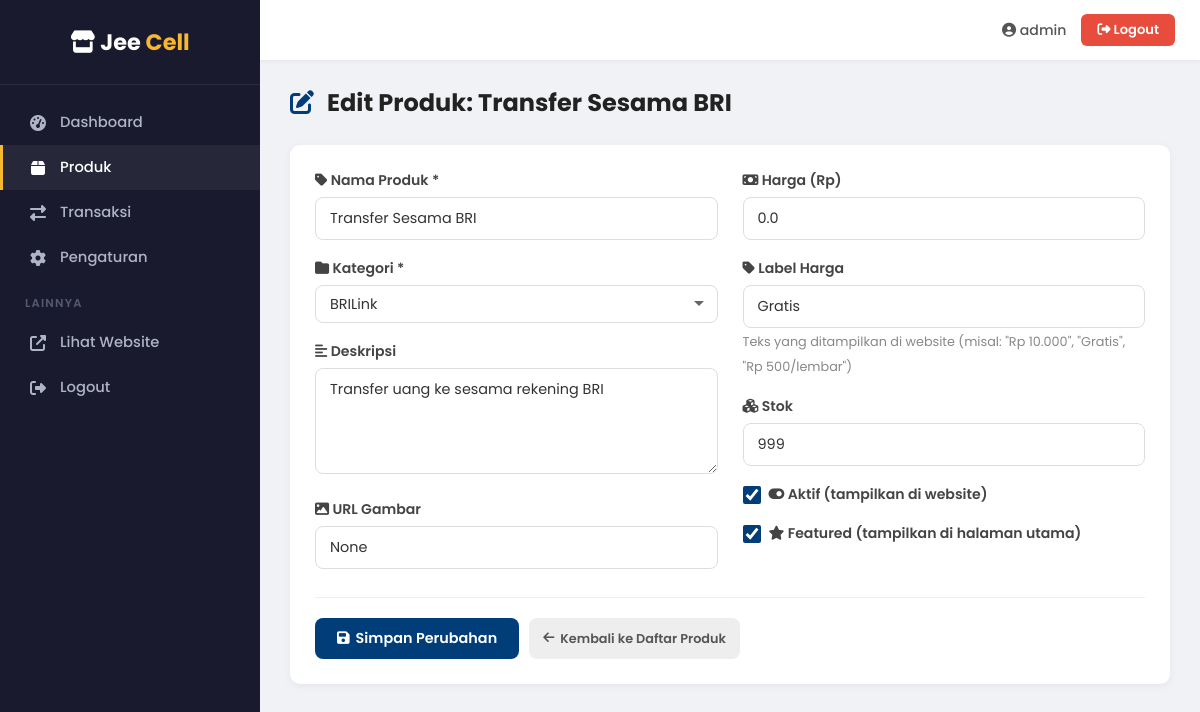
The app's page /admin/products/edit/1 (signed in) with its own data.
### tables this page shows
CREATE TABLE products (
        id INTEGER PRIMARY KEY AUTOINCREMENT,
        name TEXT NOT NULL,
        category_id INTEGER,
        price REAL DEFAULT 0,
        price_label TEXT,
        description TEXT,
        image_url TEXT,
        stock INTEGER DEFAULT 0,
        is_active INTEGER DEFAULT 1,
        is_featured INTEGER DEFAULT 0,
        created_at TIMESTAMP DEFAULT CURRENT_TIMESTAMP,
        FOREIGN KEY (category_id) REFERENCES categories(id) ON DELETE SET NULL
    );

CREATE TABLE categories (
        id INTEGER PRIMARY KEY AUTOINCREMENT,
        name TEXT NOT NULL,
        icon TEXT DEFAULT 'fas fa-box',
        description TEXT,
        sort_order INTEGER DEFAULT 0,
        is_active INTEGER DEFAULT 1,
        created_at TIMESTAMP DEFAULT CURRENT_TIMESTAMP
    );

### app.py (the view, shortened to what this page needs)
@app.route('/admin/products/edit/<int:pid>', methods=['GET', 'POST'])
@admin_required
def admin_product_edit(pid):
    product = get_product(pid)
    if not product:
        flash('Produk tidak ditemukan!', 'error')
        return redirect(url_for('admin_products'))
    categories = get_categories(active_only=False)
    return render_template('admin/product_form.html', categories=categories, product=product, action='edit')

### app.py (called while the page is built)
def admin_required(f):
    @wraps(f)
    def decorated(*args, **kwargs):
        if not session.get('admin_logged_in'):
            return redirect(url_for('admin_login'))
        return f(*args, **kwargs)
    return decorated

### database.py (called while the page is built)
def get_db():
    conn = sqlite3.connect(DB_PATH)
    conn.row_factory = sqlite3.Row
    conn.execute("PRAGMA journal_mode=WAL")
    conn.execute("PRAGMA foreign_keys=ON")
    return conn

def get_categories(active_only=True):
    conn = get_db()
    q = "SELECT * FROM categories"
    if active_only:
        q += " WHERE is_active=1"
    q += " ORDER BY sort_order"
    rows = conn.execute(q).fetchall()
    conn.close()
    return rows

def get_product(product_id):
    conn = get_db()
    row = conn.execute("SELECT p.*, c.name as category_name FROM products p LEFT JOIN categories c ON p.category_id=c.id WHERE p.id=?", (product_id,)).fetchone()
    conn.close()
    return row

### templates/admin/product_form.html (shortened to what this page needs)
<!DOCTYPE html>
<html lang="id">
<head>
    <link rel="stylesheet" href="https://cdnjs.cloudflare.com/ajax/libs/font-awesome/6.4.0/css/all.min.css">
    <link rel="stylesheet" href="/static/css/admin.css">
</head>
<body>
    <aside class="sidebar" id="sidebar">
        <div class="sidebar-header">
            <div class="logo"><i class="fas fa-store"></i> Jee <span>Cell</span></div>
        </div>
        <ul class="sidebar-menu">
            <li><a href="{{ url_for('admin_dashboard') }}"><i class="fas fa-tachometer-alt"></i> Dashboard</a></li>
            <li><a href="{{ url_for('admin_products') }}" class="active"><i class="fas fa-box"></i> Produk</a></li>
            <li><a href="{{ url_for('admin_transactions') }}"><i class="fas fa-exchange-alt"></i> Transaksi</a></li>
            <li><a href="{{ url_for('admin_settings') }}"><i class="fas fa-cog"></i> Pengaturan</a></li>
            <div class="sidebar-section-title">Lainnya</div>
            <li><a href="/" target="_blank"><i class="fas fa-external-link-alt"></i> Lihat Website</a></li>
            <li><a href="{{ url_for('admin_logout') }}"><i class="fas fa-sign-out-alt"></i> Logout</a></li>
        </ul>
    </aside>
    <div class="topbar">
        <div class="topbar-left">
        </div>
        <div class="topbar-right">
            <span class="admin-name"><i class="fas fa-user-circle"></i> {{ session.admin_user }}</span>
            <a href="{{ url_for('admin_logout') }}" class="btn-logout"><i class="fas fa-sign-out-alt"></i> Logout</a>
        </div>
    </div>
    <div class="main-content">
        <h1 class="page-title">
            <i class="fas fa-{% if action == 'edit' %}edit{% else %}plus-circle{% endif %}"></i>
            {% if action == 'edit' %}Edit Produk: {{ product.name }}{% else %}Tambah Produk Baru{% endif %}
        </h1>
        <div class="card">
            <form method="POST" action="">
                <div style="display:grid;grid-template-columns:1fr 1fr;gap:0 25px;">
                    <div>
                        <div class="form-group">
                            <label for="name"><i class="fas fa-tag"></i> Nama Produk *</label>
                            <input type="text" id="name" name="name" class="form-control" placeholder="Nama produk" required
                                   value="{{ product.name if product else '' }}">
                        </div>
                        <div class="form-group">
                            <label for="category_id"><i class="fas fa-folder"></i> Kategori *</label>
                            <select id="category_id" name="category_id" class="form-control" required>
                                {% for cat in categories %}
                                <option value="{{ cat.id }}"
                                    {% if product and product.category_id == cat.id %}selected{% endif %}>
                                    {{ cat.name }}
                                </option>
                                {% endfor %}
                            </select>
                        </div>
                        <div class="form-group">
                            <label for="description"><i class="fas fa-align-left"></i> Deskripsi</label>
                            <textarea id="description" name="description" class="form-control" rows="4" placeholder="Deskripsi produk...">{{ product.description if product else '' }}</textarea>
                        </div>
                        <div class="form-group">
                            <label for="image_url"><i class="fas fa-image"></i> URL Gambar</label>
                            <input type="text" id="image_url" name="image_url" class="form-control" placeholder="https://example.com/image.jpg"
                                   value="{{ product.image_url if product else '' }}">
                        </div>
                    </div>
                    <div>
                        <div class="form-group">
                            <label for="price"><i class="fas fa-money-bill"></i> Harga (Rp)</label>
                            <input type="number" id="price" name="price" class="form-control" placeholder="0" step="any" min="0"
                                   value="{{ product.price if product else '0' }}">
                        </div>
                        <div class="form-group">
                            <label for="price_label"><i class="fas fa-tag"></i> Label Harga</label>
                            <input type="text" id="price_label" name="price_label" class="form-control" placeholder="Rp 10.000"
                                   value="{{ product.price_label if product else '' }}">
                            <small style="color:#888;font-size:0.8rem;">Teks yang ditampilkan di website (misal: "Rp 10.000", "Gratis", "Rp 500/lembar")</small>
                        </div>
                        <div class="form-group">
                            <label for="stock"><i class="fas fa-cubes"></i> Stok</label>
                            <input type="number" id="stock" name="stock" class="form-control" placeholder="0" min="0"
                                   value="{{ product.stock if product else '0' }}">
                        </div>
                        <div class="form-group">
                            <div class="form-check">
                                <input type="checkbox" id="is_active" name="is_active"
                                       {% if not product or product.is_active %}checked{% endif %}>
                                <label for="is_active" style="margin-bottom:0;"><i class="fas fa-toggle-on"></i> Aktif (tampilkan di website)</label>
                            </div>
                        </div>
                        <div class="form-group">
                            <div class="form-check">
                                <input type="checkbox" id="is_featured" name="is_featured"
                                       {% if product and product.is_featured %}checked{% endif %}>
                                <label for="is_featured" style="margin-bottom:0;"><i class="fas fa-star"></i> Featured (tampilkan di halaman utama)</label>
                            </div>
                        </div>
                    </div>
                </div>
                <div style="border-top:1px solid #eee;padding-top:20px;margin-top:10px;display:flex;gap:10px;flex-wrap:wrap;">
                    <button type="submit" class="btn btn-primary">
                        <i class="fas fa-save"></i> {% if action == 'edit' %}Simpan Perubahan{% else %}Tambah Produk{% endif %}
                    </button>
                    <a href="{{ url_for('admin_products') }}" class="btn btn-sm" style="background:#eee;color:#555;">
                        <i class="fas fa-arrow-left"></i> Kembali ke Daftar Produk
                    </a>
                </div>
            </form>
        </div>
    </div>
</body>
</html>

### static/css/admin.css (style rules this page uses)
* { margin: 0; padding: 0; box-sizing: border-box; }
body { font-family: 'Poppins', sans-serif; background: #f0f2f5; color: #333; }
a { text-decoration: none; color: inherit; }
.sidebar { position: fixed; top: 0; left: 0; width: 260px; height: 100vh; background: #1a1a2e; color: #fff; overflow-y: auto; z-index: 200; transition: transform 0.3s ease; }
.sidebar .sidebar-header { padding: 25px 20px; text-align: center; border-bottom: 1px solid rgba(255,255,255,0.08); }
.sidebar .sidebar-header .logo { font-size: 1.4rem; font-weight: 700; color: #fff; }
.sidebar .sidebar-header .logo span { color: #f7b731; }
.sidebar .sidebar-menu { list-style: none; padding: 15px 0; }
.sidebar .sidebar-menu li a { display: flex; align-items: center; gap: 12px; padding: 12px 25px; color: #b0b3c5; font-size: 0.92rem; font-weight: 500; transition: all 0.2s; border-left: 3px solid transparent; }
.sidebar .sidebar-menu li a:hover, .sidebar .sidebar-menu li a.active { color: #fff; background: rgba(255,255,255,0.06); border-left-color: #f7b731; }
.sidebar .sidebar-menu li a i { width: 20px; text-align: center; font-size: 1rem; }
.sidebar .sidebar-section-title { padding: 15px 25px 8px; font-size: 0.72rem; text-transform: uppercase; letter-spacing: 1.2px; color: #555a6e; font-weight: 600; }
.topbar { background: #fff; height: 60px; box-shadow: 0 1px 5px rgba(0,0,0,0.06); display: flex; align-items: center; justify-content: space-between; padding: 0 25px; position: sticky; top: 0; z-index: 150; }
.topbar .topbar-left { font-size: 1.1rem; font-weight: 600; color: #222; }
.topbar .topbar-right { display: flex; align-items: center; gap: 15px; }
.topbar .topbar-right .admin-name { font-size: 0.88rem; font-weight: 500; color: #555; }
.topbar .topbar-right .btn-logout { background: #e74c3c; color: #fff; padding: 6px 16px; border-radius: 6px; font-size: 0.82rem; font-weight: 600; transition: background 0.2s; }
.main-content { margin-left: 260px; padding: 25px 30px; min-height: 100vh; }
.card { background: #fff; border-radius: 10px; box-shadow: 0 2px 10px rgba(0,0,0,0.05); padding: 25px; margin-bottom: 20px; }
.form-group { margin-bottom: 18px; }
.form-group label { display: block; margin-bottom: 6px; font-size: 0.88rem; font-weight: 600; color: #444; }
.form-control { width: 100%; padding: 10px 14px; border: 1.5px solid #ddd; border-radius: 8px; font-size: 0.9rem; font-family: 'Poppins', sans-serif; color: #333; background: #fff; transition: border-color 0.3s, box-shadow 0.3s; }
select.form-control { appearance: none; background-repeat: no-repeat; background-position: right 12px center; padding-right: 35px; }
textarea.form-control { resize: vertical; min-height: 100px; }
.form-check { display: flex; align-items: center; gap: 8px; }
.form-check input[type="checkbox"] { width: 18px; height: 18px; accent-color: #003d79; }
.btn { display: inline-flex; align-items: center; gap: 6px; padding: 10px 22px; border: none; border-radius: 8px; font-size: 0.9rem; font-weight: 600; font-family: 'Poppins', sans-serif; cursor: pointer; transition: background 0.2s, transform 0.1s; }
.btn-primary { background: #003d79; color: #fff; }
.btn-sm { padding: 6px 14px; font-size: 0.8rem; }
.page-title { font-size: 1.5rem; font-weight: 700; color: #222; margin-bottom: 25px; }
.page-title i { margin-right: 8px; color: #003d79; }

### records on screen
products: name "Transfer Sesama BRI", category_id "BRILink", description "Transfer uang ke sesama rekening BRI", price "0.0", price_label "Gratis", stock "999", is_active "☑", is_featured "☑"

### other values on screen
{{ session.admin_user }} "admin"
